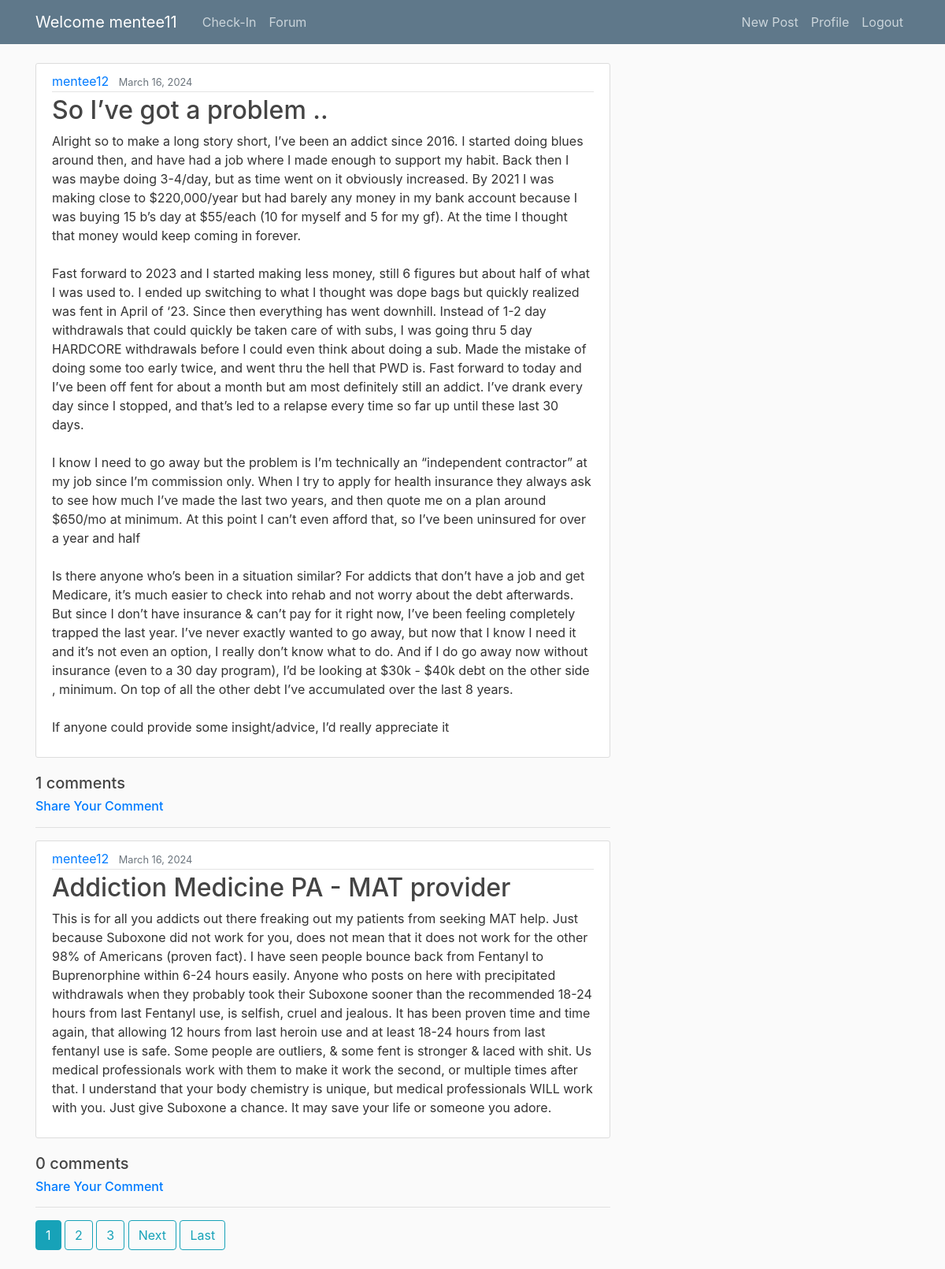
The page /feed/ (signed in) on the database its author committed.
### feed/models.py (models this page shows, shortened)
class Post(models.Model):
    title = models.CharField(max_length=100)
    content = models.TextField()
    date_posted = models.DateTimeField(default=timezone.now)
    author = models.ForeignKey(User, on_delete=models.CASCADE)

### feed/views.py (the view)
# urls.py: path('', PostListView.as_view(), name ='feed-forum'),
@method_decorator(login_required, name='dispatch')
class PostListView(ListView):
    model = Post
    template_name = 'feed/forum.html'  # view look for this pattern HTML template: <app>/<model>_<viewtype>.html
    context_object_name = 'posts'
    ordering = ['-date_posted']
    paginate_by = 2
    def get_queryset(self):
        user = User.objects.filter(username=self.request.user).first()
        if user.is_superuser:
            return Post.objects.all().order_by('-date_posted')
        if user.user_profile.role=='mentee':
            mentor_email = user.user_profile.mentor_email
            userProfiles= UserProfile.objects.filter(mentor_email=mentor_email)
            mentee_users = User.objects.filter(id__in=userProfiles.values('user_id'))
            return Post.objects.filter(author__in=mentee_users.values('id')).order_by('-date_posted')
        elif user.user_profile.role=='mentor':
            mentor_email = user.email
            userProfiles= UserProfile.objects.filter(mentor_email=mentor_email)
            mentee_users = User.objects.filter(id__in=userProfiles.values('user_id'))
            return Post.objects.filter(author__in=mentee_users.values('id')).order_by('-date_posted')
        return user.post_set.all().order_by('-date_posted')

### feed/templates/feed/forum.html (shortened to what this page needs)
{% extends "feed/base.html" %}
{% block content %}
  {%if posts%}
    {% for post in posts %}
        <article class="media content-section">
          <div class="media-body">
            <div class="article-metadata">
              <a class="mr-2" href="{% url 'user-posts' post.author.username %}">{{ post.author }}</a>
              <small class="text-muted">{{ post.date_posted|date:"F d, Y" }}</small>
            </div>
            <h2><a class="article-title" href="{% url 'post-detail' post.id %}">{{ post.title }}</a></h2>
            <p class="article-content">{{ post.content }}</p>
          </div>
        </article>
        {% with comments=post.comment_set.all %}
          {% with comments_count=comments|length %}
            <h5> {{comments_count}} comments </h5>
          {% endwith %}
        {% endwith %}
        <h6> <a href="{% url 'post-detail' post.id %}">Share Your Comment</a> </h6>
        <hr>
    {% endfor %}
    {% if is_paginated %}
      {% for num in page_obj.paginator.page_range %}
        {% if page_obj.number == num %}
          <a class="btn btn-info mb-4" href="?page={{ num }}">{{ num }}</a>
        {% elif num > page_obj.number|add:'-3' and num < page_obj.number|add:'3' %}
          <a class="btn btn-outline-info mb-4" href="?page={{ num }}">{{ num }}</a>
        {% endif %}
      {% endfor %}
      {% if page_obj.has_next %}
        <a class="btn btn-outline-info mb-4" href="?page={{ page_obj.next_page_number }}">Next</a>
        <a class="btn btn-outline-info mb-4" href="?page={{ page_obj.paginator.num_pages }}">Last</a>
      {% endif %}
    {% endif %}
  {% else %}
    <p class="no-posts">No post available at this time.</p>
  {% endif %}
{% endblock content %}

### feed/templates/feed/base.html (shortened to what this page needs)
{% load static %}
<!DOCTYPE html>
<html>
<head>
    <link rel="stylesheet" href="https://maxcdn.bootstrapcdn.com/bootstrap/4.0.0/css/bootstrap.min.css">
    <link href="https://cdnjs.cloudflare.com/ajax/libs/font-awesome/6.0.0/css/all.min.css" rel="stylesheet"/>
    <link rel="stylesheet" type="text/css" href="{% static 'feed/main.css' %}">
</head>
<body>
    <header class="site-header">
      <nav class="navbar navbar-expand-md navbar-dark bg-steel fixed-top">
        <div class="container">
          {% if user.is_authenticated %}
                {% if user.is_superuser %}
                  <a class="navbar-brand mr-4" href="{% url 'survey-home' %}">Welcome {{user.username}}</a>
                {% elif user.user_profile.role == 'mentor' %}
                  <a class="navbar-brand mr-4" href="{% url 'vizual-home' %}">Welcome {{user.username}}</a>
                {% elif user.user_profile.role == 'mentee' %}
                  <a class="navbar-brand mr-4" href="{% url 'survey-home' %}">Welcome {{user.username}}</a>
                {% endif %}
              {% endif %}
          <div class="collapse navbar-collapse" id="navbarToggle">
            <div class="navbar-nav mr-auto">
              {% if user.is_authenticated %}
                {% if user.is_superuser %}
                  <a class="nav-item nav-link" href="{% url 'vizual-home' %}">Progress-Tracker</a>
                  <a class="nav-item nav-link" href="{% url 'survey-home' %}">Check-In</a>
                  <a class="nav-item nav-link" href="{% url 'feed-forum' %}">Forum</a>
                {% elif user.user_profile.role == 'mentor' %}
                  <a class="nav-item nav-link" href="{% url 'vizual-home' %}">Progress-Tracker</a>
                  <a class="nav-item nav-link" href="{% url 'feed-forum' %}">Forum</a>
                {% elif user.user_profile.role == 'mentee' %}
                  <a class="nav-item nav-link" href="{% url 'survey-home' %}">Check-In</a>
                  <a class="nav-item nav-link" href="{% url 'feed-forum' %}">Forum</a>
                {% endif %}
              {% endif %}
            </div>
            <div class="navbar-nav">
              {% if user.is_authenticated %}
                <a class="nav-item nav-link" href="{% url 'post-create' %}">New Post</a>
                <a class="nav-item nav-link" href="{% url 'profile' %}">Profile</a>
                <a class="nav-item nav-link" href="{% url 'logout' %}">Logout</a>
              {% else %}
                <a class="nav-item nav-link" href="{% url 'login' %}">Login</a>
                <a class="nav-item nav-link" href="{% url 'register' %}">Register</a>
              {% endif %}
            </div>
          </div>
        </div>
      </nav>
    </header>
    <main role="main" class="container">
      <div class="row">
        <div class="col-md-8">
          {% block content %}{% endblock %}
        </div>
        <div class="col-md-4">
        </div>
      </div>
    </main>
</body>
</html>

### feed/static/feed/main.css (style rules this page uses)
body { background: #fafafa; color: #333333; margin-top: 5rem; }
h1, h2, h3, h4, h5, h6 { color: #444444; }
.bg-steel { background-color: #5f788a; }
.site-header .navbar-nav .nav-link { color: #cbd5db; }
.content-section { background: #ffffff; padding: 10px 20px; border: 1px solid #dddddd; border-radius: 3px; margin-bottom: 20px; }
.article-title { color: #444444; }
.article-content { white-space: pre-line; }
.article-metadata { padding-bottom: 1px; margin-bottom: 4px; border-bottom: 1px solid #e3e3e3 }

### rows shown on the page
Post: author "mentee12", date_posted "March 16, 2024", title "So I’ve got a problem ..", content "Alright so to make a long story short, I’ve been an addict since 2016. I started doing blues around then, and have had a job where I made enough to support my habit. Back then I was maybe doing 3-4/day, but as time went on it obviously increased. By 2021 I was making close to $220,000/year but had barely any money in my bank account because I was buying 15 b’s day at $55/each (10 for myself and 5 for my gf). At the time I thought that money would keep coming in forever. Fast forward to 2023 and I started making less money, still 6 figures but about half of what I was used to. I ended up switching to what I thought was dope bags but quickly realized was fent in April of ‘23. Since then…", comments_count "1"
Post: author "mentee12", date_posted "March 16, 2024", title "Addiction Medicine PA - MAT provider", content "This is for all you addicts out there freaking out my patients from seeking MAT help. Just because Suboxone did not work for you, does not mean that it does not work for the other 98% of Americans (proven fact). I have seen people bounce back from Fentanyl to Buprenorphine within 6-24 hours easily. Anyone who posts on here with precipitated withdrawals when they probably took their Suboxone sooner than the recommended 18-24 hours from last Fentanyl use, is selfish, cruel and jealous. It has been proven time and time again, that allowing 12 hours from last heroin use and at least 18-24 hours from last fentanyl use is safe. Some people are outliers, & some fent is stronger & laced with shit.…", comments_count "0"

### other values the page prints
{{ user.username }} "mentee11"
{{ num }} "1"
{{ num }} "2" "3"
